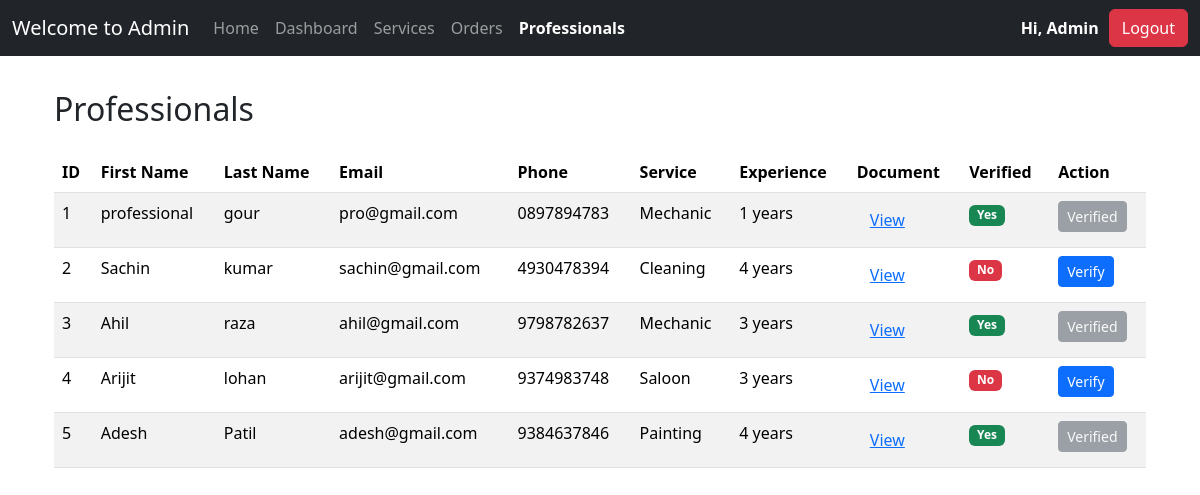
/admin/professionals (signed in), run on the app's committed database.
### app/models.py (models this page shows)
class AdminModel(db.Model, UserMixin):
    id = db.Column(TEXT, primary_key=True, default=lambda: str(uuid.uuid4()), unique=True, nullable=False)
    first_name = db.Column(db.String(50), nullable=False)
    last_name = db.Column(db.String(50), nullable=False)
    email = db.Column(db.String(120), unique=True, nullable=False)
    password = db.Column(db.String(128), nullable=False)
    role = db.Column(db.Enum(UserRole), default=UserRole.ADMIN, nullable=False)

class ProfessionalModel(db.Model, UserMixin):
        id = db.Column(TEXT, primary_key=True, default=lambda: str(uuid.uuid4()), unique=True, nullable=False)
        first_name = db.Column(db.String(50), nullable=False)
        last_name = db.Column(db.String(50), nullable=False)
        gender = db.Column(db.String(10), nullable=False)
        email=db.Column(db.String(120), unique=True, nullable=False)
        phone_no = db.Column(db.String(15), nullable=False)
        password = db.Column(db.String(128), nullable=False)
        service_name = db.Column(db.String(100), nullable=False)
        experience = db.Column(db.Integer, nullable=False)
        document = db.Column(db.String(200), nullable=True)
        address = db.Column(db.Text, nullable=False)
        pin_code = db.Column(db.String(10), nullable=False)
        is_active = db.Column(db.Boolean, default=True, nullable=False)
        created_at = db.Column(db.DateTime(timezone=True), default=func.now())
        rating = db.Column(db.Float, default=0.0, nullable=True)
        verified = db.Column(db.Boolean, default=False, nullable=False)
        role=db.Column(db.Enum(UserRole), default=UserRole.PROFESSIONAL, nullable=False)

### app/views/admin.py (the view)
@admin.route('professionals')
@admin_only
def professionals():
    professionals = ProfessionalModel.query.all()
    return render_template('admin/professionals.html',professionals=professionals)

### app/__init__.py (called while the page is built)
def get_profile_url():
    from .models import UserRole
    if current_user.is_authenticated:
        if current_user.role == UserRole.CUSTOMER:
            return url_for('customer.profile')
        elif current_user.role == UserRole.PROFESSIONAL:
            return url_for('professional.profile')
        elif current_user.role == UserRole.ADMIN:
            return url_for('admin.dashboard')
    return url_for('auth.login')

### app/templates/admin/professionals.html (shortened to what this page needs)
{% extends "base.html" %}
{% block content %}
<div class="container my-4">
    <h2 class="mb-4">Professionals</h2>
    <table class="table table-striped">
        <thead>
          <tr>
            <th scope="col">ID</th>
            <th scope="col">First Name</th>
            <th scope="col">Last Name</th>
            <th scope="col">Email</th>
            <th scope="col">Phone</th>
            <th scope="col">Service</th>
            <th scope="col">Experience</th>
            <th scope="col">Document</th>
            <th scope="col">Verified</th>
            <th scope="col">Action</th>
          </tr>
        </thead>
        <tbody>
          {% for professional in professionals %}
          <tr>
            <td>{{ loop.index }}</td>
            <td>{{ professional.first_name }}</td>
            <td>{{ professional.last_name }}</td>
            <td>{{ professional.email }}</td>
            <td>{{ professional.phone_no }}</td>
            <td>{{ professional.service_name }}</td>
            <td>{{ professional.experience }} years</td>
            <td>
                {% if professional.document %}
                <a href="{{ url_for('static', filename='uploads/documents/' + professional.document) }}" target="_blank" class="btn btn-link">View</a>
                {% else %}
                <span class="text-muted">No Document</span>
                {% endif %}
            </td>
            <td>
                {% if professional.verified %}
                <span class="badge bg-success">Yes</span>
                {% else %}
                <span class="badge bg-danger">No</span>
                {% endif %}
            </td>
            <td>
                {% if not professional.verified %}
                <form action="{{ url_for('admin.verify_professional', professional_id=professional.id) }}" method="POST">
                    <button type="submit" class="btn btn-primary btn-sm">Verify</button>
                </form>
                {% else %}
                <button class="btn btn-secondary btn-sm" disabled>Verified</button>
                {% endif %}
          </tr>
          {% endfor %}
        </tbody>
      </table>
</div>
{% endblock %}

### app/templates/base.html (shortened to what this page needs)
<!DOCTYPE html>
<html lang="en">
    <link
      href="https://cdn.jsdelivr.net/npm/bootstrap@5.3.3/dist/css/bootstrap.min.css"
      rel="stylesheet"
    />
    <link rel="stylesheet" href="https://cdnjs.cloudflare.com/ajax/libs/font-awesome/6.0.0/css/all.min.css">
    <link rel="stylesheet" href="{{ url_for('static', filename='css/style.css') }}">
  </head>
  <body>
    <nav class="navbar navbar-expand-lg navbar-dark bg-dark">
      <div class="container-fluid">
        <a class="navbar-brand" href="{{url_for('public.home')}}">
          {%if current_user.is_authenticated and current_user.role.value=='Admin'%}
              Welcome to Admin
          {%elif current_user.is_authenticated and current_user.role.value=='Professional'%}
              Welcome to Professional
          {%else%}
              Welcome to Customer
          {%endif%}
        </a>
        <div class="collapse navbar-collapse" id="navbarSupportedContent">
          <ul class="navbar-nav me-auto mb-2 mb-lg-0">
            <li class="nav-item">
              <a class="nav-link {% if request.endpoint == 'public.home' %}active fw-semibold{% endif %}" aria-current="page" href="{{url_for('public.home')}}">Home</a>
            </li>
           {%if current_user.is_authenticated and current_user.role.value=='Admin'%}
           <li class="nav-item">
            <a class="nav-link {% if request.endpoint == 'admin.dashboard' %}active fw-semibold{% endif %}" href="{{url_for('admin.dashboard')}}">Dashboard</a>
          </li>
              <li class="nav-item">
                <a class="nav-link {% if request.endpoint == 'admin.services' %}active fw-semibold{% endif %}" href="{{url_for('admin.services')}}">Services</a>
              </li>
              <li class="nav-item">
                <a class="nav-link {% if request.endpoint == 'admin.orders' %}active fw-semibold{% endif %}" href="{{url_for('admin.orders')}}">Orders</a>
              </li>
              <li class="nav-item">
                <a class="nav-link {% if request.endpoint == 'admin.professionals' %}active fw-semibold{% endif %}" href="{{url_for('admin.professionals')}}">Professionals</a>
              </li>
            {%endif%}
          </ul>
            {%if current_user.is_authenticated %}
               <div class="log-user-box">
                  <a class="nav-link profile" href="{{get_profile_url()}}">Hi, {{current_user.first_name.capitalize()}}</a>
                  <button type="button" class="btn btn-danger">
                    <a class="nav-link" href="{{url_for('auth.logout')}}">Logout</a>
                  </button>
               </div>
            {%endif%}
        </div>
      </div>
    </nav>
    <div class="container">{%block content %} {%endblock %}</div>
  </body>
</html>

### app/static/css/style.css (style rules this page uses)
.log-user-box { color: #fff; font-weight: 600; display: flex; align-items: center; }
.profile { margin-right: 10px; }

### data on the page
AdminModel: first_name "Admin"
ProfessionalModel: first_name "professional", last_name "gour", email "pro@gmail.com", phone_no "0897894783", service_name "Mechanic", experience "1", verified "Yes"
ProfessionalModel: first_name "Sachin", last_name "kumar", email "sachin@gmail.com", phone_no "4930478394", service_name "Cleaning", experience "4", verified "No"
ProfessionalModel: first_name "Ahil", last_name "raza", email "ahil@gmail.com", phone_no "9798782637", service_name "Mechanic", experience "3", verified "Yes"
ProfessionalModel: first_name "Arijit", last_name "lohan", email "arijit@gmail.com", phone_no "9374983748", service_name "Saloon", experience "3", verified "No"
ProfessionalModel: first_name "Adesh", last_name "Patil", email "adesh@gmail.com", phone_no "9384637846", service_name "Painting", experience "4", verified "Yes"
